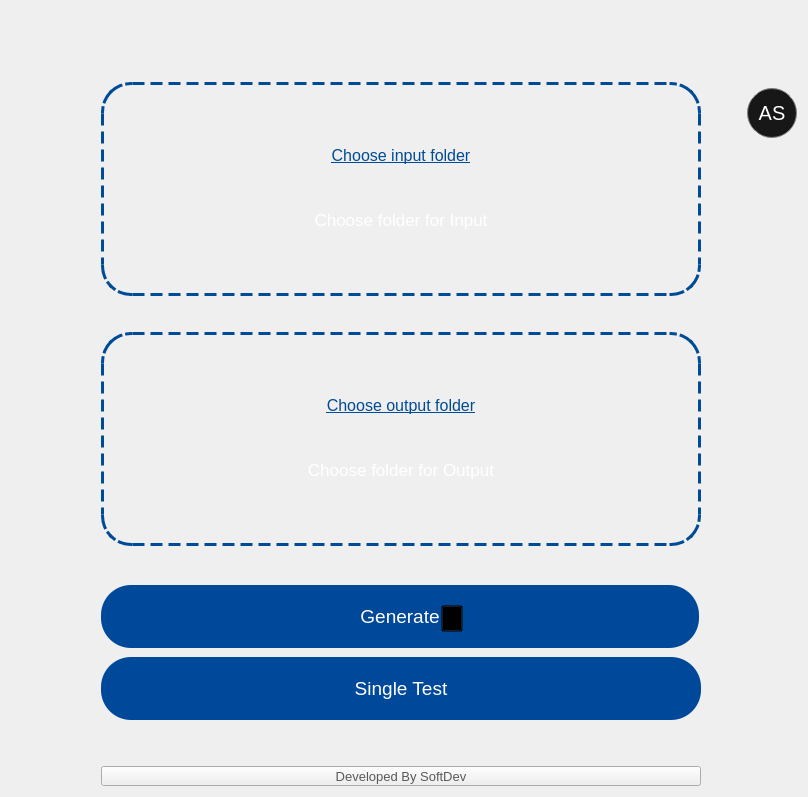
                    <widget class="QWidget" name="batch_test_page">
                     <layout class="QGridLayout" name="gridLayout_32">
                      <item row="0" column="2">
                       <spacer name="verticalSpacer_81">
                        <property name="orientation">
                         <enum>Qt::Vertical</enum>
                        </property>
                        <property name="sizeType">
                         <enum>QSizePolicy::Preferred</enum>
                        </property>
                        <property name="sizeHint" stdset="0">
                         <size>
                          <width>20</width>
                          <height>71</height>
                         </size>
                        </property>
                       </spacer>
                      </item>
                      <item row="2" column="4">
                       <layout class="QVBoxLayout" name="verticalLayout_32">
                        <item>
                         <widget class="QPushButton" name="usermenu_pushButton_5">
                          <property name="minimumSize">
                           <size>
                            <width>50</width>
                            <height>50</height>
                           </size>
                          </property>
                          <property name="maximumSize">
                           <size>
                            <width>50</width>
                            <height>50</height>
                           </size>
                          </property>
                          <property name="font">
                           <font>
                            <pointsize>15</pointsize>
                           </font>
                          </property>
                          <property name="cursor">
                           <cursorShape>PointingHandCursor</cursorShape>
                          </property>
                          <property name="styleSheet">
                           <string notr="true">QPushButton {
    color: white;
    background-color:#171717;
    border: 1px solid grey;
    border-radius: 25px; 
}

QPushButton:hover {
    border: 2px solid rgb(83, 83, 83); /* Change border color on hover */
    background-color:#171717;
   
}
</string>
                          </property>
                          <property name="text">
                           <string>AS</string>
                          </property>
                         </widget>
                        </item>
                        <item>
                         <spacer name="verticalSpacer_123">
                          <property name="orientation">
                           <enum>Qt::Vertical</enum>
                          </property>
                          <property name="sizeHint" stdset="0">
                           <size>
                            <width>20</width>
                            <height>40</height>
                           </size>
                          </property>
                         </spacer>
                        </item>
                       </layout>
                      </item>
                      <item row="1" column="2" rowspan="2">
                       <layout class="QGridLayout" name="gridLayout_29">
                        <item row="0" column="0">
                         <widget class="QWidget" name="input_folder_widget" native="true">
                          <property name="minimumSize">
                           <size>
                            <width>0</width>
                            <height>214</height>
                           </size>
                          </property>
                          <property name="maximumSize">
                           <size>
                            <width>16777215</width>
                            <height>16777215</height>
                           </size>
                          </property>
                          <property name="styleSheet">
                           <string notr="true">border: 3px dashed #004B95; 
border-radius: 30px;
</string>
                          </property>
                          <layout class="QGridLayout" name="gridLayout_30">
                           <item row="3" column="0">
                            <spacer name="choose_input_folder_horizontalSpacer_3">
                             <property name="orientation">
                              <enum>Qt::Horizontal</enum>
                             </property>
                             <property name="sizeType">
                              <enum>QSizePolicy::Preferred</enum>
                             </property>
                             <property name="sizeHint" stdset="0">
                              <size>
                               <width>40</width>
                               <height>20</height>
                              </size>
                             </property>
                            </spacer>
                           </item>
                           <item row="1" column="1">
                            <widget class="QPushButton" name="chooseinputfolder_icon_2">
                             <property name="font">
                              <font>
                               <pointsize>12</pointsize>
                               <kerning>true</kerning>
                              </font>
                             </property>
                             <property name="cursor">
                              <cursorShape>PointingHandCursor</cursorShape>
                             </property>
                             <property name="styleSheet">
                              <string notr="true">text-align: center;
 border: none;  </string>
                             </property>
                             <property name="text">
                              <string/>
                             </property>
                             <property name="icon">
                              <iconset resource="../Qss/icons/_icons.qrc">
                               <normaloff>:/custom/icons/custom/upload-icon.png</normaloff>:/custom/icons/custom/upload-icon.png</iconset>
                             </property>
                             <property name="iconSize">
                              <size>
                               <width>44</width>
                               <height>53</height>
                              </size>
                             </property>
                             <property name="autoExclusive">
                              <bool>false</bool>
                             </property>
                            </widget>
                           </item>
                           <item row="3" column="1">
                            <widget class="QLabel" name="choose_input_folder__instruction_label_2">
                             <property name="font">
                              <font>
                               <pointsize>13</pointsize>
                              </font>
                             </property>
                             <property name="styleSheet">
                              <string notr="true">border: none; color:white;</string>
                             </property>
                             <property name="text">
                              <string>Choose folder for Input</string>
                             </property>
                             <property name="alignment">
                              <set>Qt::AlignCenter</set>
                             </property>
                            </widget>
                           </item>
                           <item row="0" column="1">
                            <spacer name="choose_file_verticalSpacer_4">
                             <property name="orientation">
                              <enum>Qt::Vertical</enum>
                             </property>
                             <property name="sizeType">
                              <enum>QSizePolicy::Preferred</enum>
                             </property>
                             <property name="sizeHint" stdset="0">
                              <size>
                               <width>20</width>
                               <height>30</height>
                              </size>
                             </property>
                            </spacer>
                           </item>
                           <item row="2" column="1">
                            <widget class="QPushButton" name="choose_input_folder_pushButton">
                             <property name="font">
                              <font>
                               <pointsize>12</pointsize>
                               <weight>50</weight>
                               <bold>false</bold>
                               <underline>true</underline>
                              </font>
                             </property>
                             <property name="cursor">
                              <cursorShape>PointingHandCursor</cursorShape>
                             </property>
                             <property name="styleSheet">
                              <string notr="true">border: none; color: #004B95</string>
                             </property>
                             <property name="text">
                              <string>Choose input folder</string>
                             </property>
                            </widget>
                           </item>
                           <item row="3" column="2">
                            <spacer name="choose_file_horizontalSpacer_4">
                             <property name="orientation">
                              <enum>Qt::Horizontal</enum>
                             </property>
                             <property name="sizeType">
                              <enum>QSizePolicy::Preferred</enum>
                             </property>
                             <property name="sizeHint" stdset="0">
                              <size>
                               <width>40</width>
                               <height>20</height>
                              </size>
                             </property>
                            </spacer>
                           </item>
                           <item row="4" column="1">
                            <spacer name="choose_file_verticalSpacer_5">
                             <property name="orientation">
                              <enum>Qt::Vertical</enum>
                             </property>
                             <property name="sizeType">
                              <enum>QSizePolicy::Preferred</enum>
                             </property>
                             <property name="sizeHint" stdset="0">
                              <size>
                               <width>20</width>
                               <height>19</height>
                              </size>
                             </property>
                            </spacer>
                           </item>
                          </layout>
                         </widget>
                        </item>
                        <item row="3" column="0">
                         <spacer name="verticalSpacer_80">
                          <property name="orientation">
                           <enum>Qt::Vertical</enum>
                          </property>
                          <property name="sizeType">
                           <enum>QSizePolicy::Preferred</enum>
                          </property>
                          <property name="sizeHint" stdset="0">
                           <size>
                            <width>20</width>
                            <height>23</height>
                           </size>
                          </property>
                         </spacer>
                        </item>
                        <item row="2" column="0">
                         <widget class="QWidget" name="output_folder_widget" native="true">
                          <property name="minimumSize">
                           <size>
                            <width>0</width>
                            <height>214</height>
                           </size>
                          </property>
                          <property name="maximumSize">
                           <size>
                            <width>16777215</width>
                            <height>16777215</height>
                           </size>
                          </property>
                          <property name="styleSheet">
                           <string notr="true">border: 3px dashed #004B95; 
border-radius: 30px;</string>
                          </property>
                          <layout class="QGridLayout" name="gridLayout_31">
                           <item row="3" column="1">
                            <widget class="QLabel" name="choose_output_folder__instruction_label_3">
                             <property name="font">
                              <font>
                               <pointsize>13</pointsize>
                              </font>
                             </property>
                             <property name="styleSheet">
                              <string notr="true">border: none; color:white;</string>
                             </property>
                             <property name="text">
                              <string>Choose folder for Output</string>
                             </property>
                             <property name="alignment">
                              <set>Qt::AlignCenter</set>
                             </property>
                            </widget>
                           </item>
                           <item row="3" column="0">
                            <spacer name="choose_file_horizontalSpacer_5">
                             <property name="orientation">
                              <enum>Qt::Horizontal</enum>
                             </property>
                             <property name="sizeType">
                              <enum>QSizePolicy::Preferred</enum>
                             </property>
                             <property name="sizeHint" stdset="0">
                              <size>
                               <width>40</width>
                               <height>20</height>
                              </size>
                             </property>
                            </spacer>
                           </item>
                           <item row="1" column="1">
                            <widget class="QPushButton" name="chooseoutputfolder_icon_2">
                             <property name="font">
                              <font>
                               <pointsize>12</pointsize>
                               <kerning>true</kerning>
                              </font>
                             </property>
                             <property name="cursor">
                              <cursorShape>PointingHandCursor</cursorShape>
                             </property>
                             <property name="styleSheet">
                              <string notr="true">text-align: center;
 border: none;  </string>
                             </property>
                             <property name="text">
                              <string/>
                             </property>
                             <property name="icon">
                              <iconset resource="../Qss/icons/_icons.qrc">
                               <normaloff>:/custom/icons/custom/upload-icon.png</normaloff>:/custom/icons/custom/upload-icon.png</iconset>
                             </property>
                             <property name="iconSize">
                              <size>
                               <width>44</width>
                               <height>53</height>
                              </size>
                             </property>
                             <property name="autoExclusive">
                              <bool>false</bool>
                             </property>
                            </widget>
                           </item>
                           <item row="3" column="2">
                            <spacer name="choose_file_horizontalSpacer_6">
                             <property name="orientation">
                              <enum>Qt::Horizontal</enum>
                             </property>
                             <property name="sizeType">
                              <enum>QSizePolicy::Preferred</enum>
                             </property>
                             <property name="sizeHint" stdset="0">
                              <size>
                               <width>40</width>
                               <height>20</height>
                              </size>
                             </property>
                            </spacer>
                           </item>
                           <item row="2" column="1">
                            <widget class="QPushButton" name="choose_output_folder_pushButton">
                             <property name="font">
                              <font>
                               <pointsize>12</pointsize>
                               <weight>50</weight>
                               <bold>false</bold>
                               <underline>true</underline>
                              </font>
                             </property>
                             <property name="cursor">
                              <cursorShape>PointingHandCursor</cursorShape>
                             </property>
                             <property name="styleSheet">
                              <string notr="true">border: none; color: #004B95</string>
                             </property>
                             <property name="text">
                              <string>Choose output folder</string>
                             </property>
                            </widget>
                           </item>
                           <item row="0" column="1">
                            <spacer name="choose_file_verticalSpacer_7">
                             <property name="orientation">
                              <enum>Qt::Vertical</enum>
                             </property>
                             <property name="sizeType">
                              <enum>QSizePolicy::Preferred</enum>
                             </property>
                             <property name="sizeHint" stdset="0">
                              <size>
                               <width>20</width>
                               <height>30</height>
                              </size>
                             </property>
                            </spacer>
                           </item>
                           <item row="4" column="1">
                            <spacer name="choose_file_verticalSpacer_8">
                             <property name="orientation">
                              <enum>Qt::Vertical</enum>
                             </property>
                             <property name="sizeType">
                              <enum>QSizePolicy::Preferred</enum>
                             </property>
                             <property name="sizeHint" stdset="0">
                              <size>
                               <width>20</width>
                               <height>19</height>
                              </size>
                             </property>
                            </spacer>
                           </item>
                          </layout>
                         </widget>
                        </item>
                        <item row="1" column="0">
                         <spacer name="verticalSpacer_83">
                          <property name="orientation">
                           <enum>Qt::Vertical</enum>
                          </property>
                          <property name="sizeType">
                           <enum>QSizePolicy::Preferred</enum>
                          </property>
                          <property name="sizeHint" stdset="0">
                           <size>
                            <width>20</width>
                            <height>30</height>
                           </size>
                          </property>
                         </spacer>
                        </item>
                        <item row="5" column="0">
                         <widget class="QPushButton" name="singletest_batchtest_page_button">
                          <property name="minimumSize">
                           <size>
                            <width>583</width>
                            <height>63</height>
                           </size>
                          </property>
                          <property name="maximumSize">
                           <size>
                            <width>16777215</width>
                            <height>16777215</height>
                           </size>
                          </property>
                          <property name="font">
                           <font>
                            <pointsize>14</pointsize>
                           </font>
                          </property>
                          <property name="cursor">
                           <cursorShape>PointingHandCursor</cursorShape>
                          </property>
                          <property name="styleSheet">
                           <string notr="true">QWidget QPushButton {
	background-color: rgb(0, 92, 230);
    background-color: #00489A;
    border-radius: 30px;
    color: white;
}
QWidget QPushButton:hover {
    color: white;
	background-color: #005ce6;
}
QPushButton:pressed {
    background-color: #003d99; /* Slightly darker blue for the pressed state */
    color: white; /* Keep the text color visible */
}
</string>
                          </property>
                          <property name="text">
                           <string>Single Test</string>
                          </property>
                         </widget>
                        </item>
                        <item row="4" column="0">
                         <widget class="QWidget" name="widget_30" native="true">
                          <property name="sizePolicy">
                           <sizepolicy hsizetype="Minimum" vsizetype="Fixed">
                            <horstretch>0</horstretch>
                            <verstretch>0</verstretch>
                           </sizepolicy>
                          </property>
                          <property name="minimumSize">
                           <size>
                            <width>600</width>
                            <height>76</height>
                           </size>
                          </property>
                          <property name="maximumSize">
                           <size>
                            <width>16777215</width>
                            <height>76</height>
                           </size>
                          </property>
                          <widget class="QPushButton" name="batch_submit_pushButton">
                           <property name="geometry">
                            <rect>
                             <x>0</x>
                             <y>10</y>
                             <width>598</width>
                             <height>63</height>
                            </rect>
                           </property>
                           <property name="minimumSize">
                            <size>
                             <width>0</width>
                             <height>0</height>
                            </size>
                           </property>
                           <property name="maximumSize">
                            <size>
                             <width>16777215</width>
                             <height>16777215</height>
                            </size>
                           </property>
                           <property name="font">
                            <font>
                             <pointsize>14</pointsize>
                            </font>
                           </property>
                           <property name="cursor">
                            <cursorShape>PointingHandCursor</cursorShape>
                           </property>
                           <property name="styleSheet">
                            <string notr="true">QWidget QPushButton {
	background-color: rgb(0, 92, 230);
    background-color: #00489A;
    border-radius: 30px;
    color: white;
}
QWidget QPushButton:hover {
    color: white;
	background-color: #005ce6;
}
QPushButton:pressed {
    background-color: #003d99; /* Slightly darker blue for the pressed state */
    color: white; /* Keep the text color visible */
}

</string>
                           </property>
                           <property name="text">
                            <string>Generate</string>
                           </property>
                           <property name="shortcut">
                            <string extracomment="Generate"/>
                           </property>
                          </widget>
                          <widget class="QPushButton" name="generate_icon_pushButton_in_batchtest">
                           <property name="geometry">
                            <rect>
                             <x>340</x>
                             <y>30</y>
                             <width>22</width>
                             <height>27</height>
                            </rect>
                           </property>
                           <property name="cursor">
                            <cursorShape>PointingHandCursor</cursorShape>
                           </property>
                           <property name="styleSheet">
                            <string notr="true"> QPushButton{
    background-color: transparent;}
QPushButton:hover{
  background-color: #00489A;
}</string>
                           </property>
                           <property name="text">
                            <string/>
                           </property>
                           <property name="icon">
                            <iconset resource="../Qss/icons/_icons.qrc">
                             <normaloff>:/custom/icons/custom/generate-stars.png</normaloff>:/custom/icons/custom/generate-stars.png</iconset>
                           </property>
                           <property name="iconSize">
                            <size>
                             <width>27</width>
                             <height>27</height>
                            </size>
                           </property>
                          </widget>
                         </widget>
                        </item>
                       </layout>
                      </item>
                      <item row="4" column="2">
                       <widget class="QPushButton" name="developed_by_softdev_pushButton_3">
                        <property name="sizePolicy">
                         <sizepolicy hsizetype="Expanding" vsizetype="Fixed">
                          <horstretch>0</horstretch>
                          <verstretch>0</verstretch>
                         </sizepolicy>
                        </property>
                        <property name="minimumSize">
                         <size>
                          <width>140</width>
                          <height>20</height>
                         </size>
                        </property>
                        <property name="maximumSize">
                         <size>
                          <width>16777215</width>
                          <height>20</height>
                         </size>
                        </property>
                        <property name="font">
                         <font>
                          <pointsize>10</pointsize>
                         </font>
                        </property>
                        <property name="cursor">
                         <cursorShape>PointingHandCursor</cursorShape>
                        </property>
                        <property name="styleSheet">
                         <string notr="true">color: #595959;
background:none;
</string>
                        </property>
                        <property name="text">
                         <string>Developed By SoftDev</string>
                        </property>
                       </widget>
                      </item>
                      <item row="3" column="2">
                       <spacer name="verticalSpacer_114">
                        <property name="orientation">
                         <enum>Qt::Vertical</enum>
                        </property>
                        <property name="sizeHint" stdset="0">
                         <size>
                          <width>20</width>
                          <height>40</height>
                         </size>
                        </property>
                       </spacer>
                      </item>
                      <item row="2" column="3">
                       <spacer name="horizontalSpacer_84">
                        <property name="orientation">
                         <enum>Qt::Horizontal</enum>
                        </property>
                        <property name="sizeHint" stdset="0">
                         <size>
                          <width>40</width>
                          <height>20</height>
                         </size>
                        </property>
                       </spacer>
                      </item>
                      <item row="2" column="0">
                       <spacer name="horizontalSpacer_46">
                        <property name="orientation">
                         <enum>Qt::Horizontal</enum>
                        </property>
                        <property name="sizeType">
                         <enum>QSizePolicy::Expanding</enum>
                        </property>
                        <property name="sizeHint" stdset="0">
                         <size>
                          <width>40</width>
                          <height>20</height>
                         </size>
                        </property>
                       </spacer>
                      </item>
                      <item row="2" column="1">
                       <spacer name="horizontalSpacer_96">
                        <property name="orientation">
                         <enum>Qt::Horizontal</enum>
                        </property>
                        <property name="sizeType">
                         <enum>QSizePolicy::Fixed</enum>
                        </property>
                        <property name="sizeHint" stdset="0">
                         <size>
                          <width>50</width>
                          <height>20</height>
                         </size>
                        </property>
                       </spacer>
                      </item>
                     </layout>
                    </widget>
